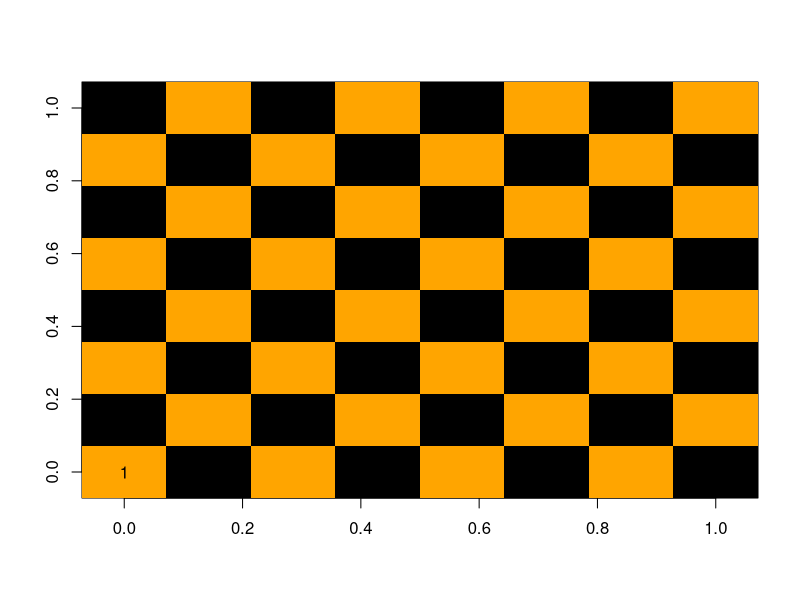
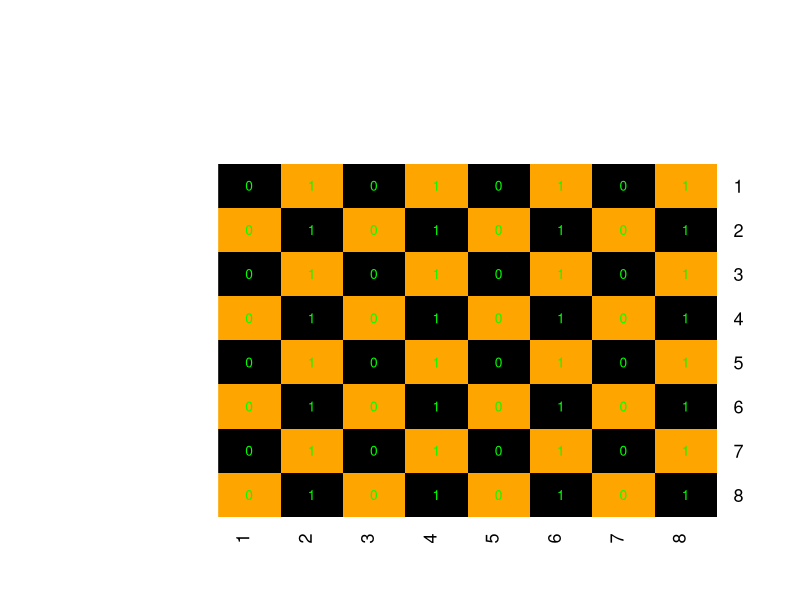
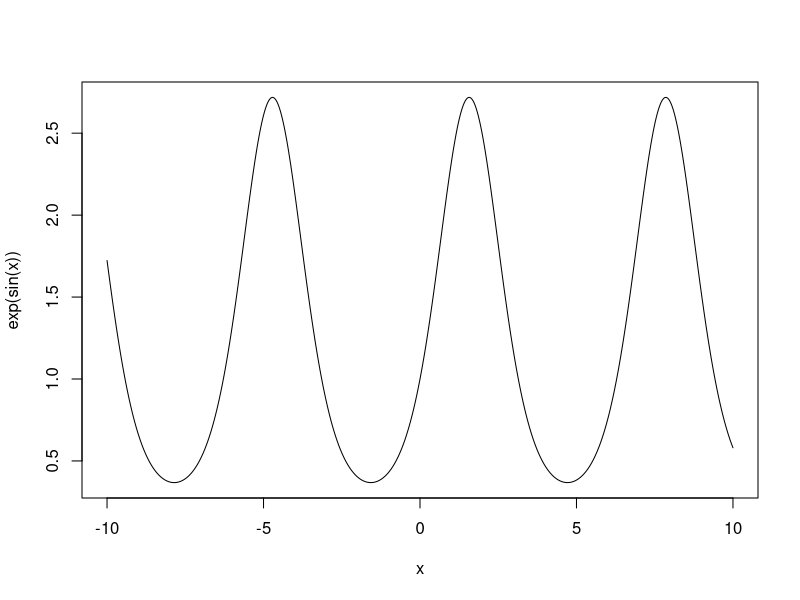

R code for these plots, in order:
board <- matrix(rep(c(rep(0:1,4), rep(1:0,4)),4), nrow=8)
image(board, col=c('orange', 'black'))
text(0,0, 1)
library(gplots)
heatmap.2(board,
          cellnote = matrix(rep(0:1,32),nrow=8, byrow=TRUE),
          notecol="green",      # change font color of cell labels to black
          density.info="none",  # turns off density plot inside color legend
          trace="none",         # turns off trace lines inside the heat map
          col=c('black','orange'),       # use on color palette defined earlier
          dendrogram="none",
          key = FALSE,
          Rowv=NULL,
          Colv=NULL)   

compute_g <- function(n) {
  g <- rep(0, n)
  g[1] <- 0
  g[2] <- 1
  for (i in 3:n) {
    g[i] <- ifelse(i %% 2, g[i-1], g[i / 2] + i/2)
  }
  return(g)
}
compute_w <- function(n) {
  w <- rep(0, n)
  w[1] <- 1
  w[2] <- 1
  for (i in 3:n) {
    w[i] <- ifelse(i %% 2, w[i-1]+1, w[i / 2])
  }
  return(w)
}
g <- compute_g(65)
#compute_w(65)
for (x in g) {
  x <- rev(intToBits(x))
  x <- paste(as.integer(x), collapse = "")
  print(x)
}

g_func <- function(n) {
  return (ifelse(n == 1, 0, ifelse(n == 2, 1, ifelse(n %% 2, g_func(n-1), g_func(n/2) + n/2))))
}

w_func <- function(n) {
  return (ifelse(n == 1, 1, ifelse(n == 2, 1, ifelse(n %% 2, w_func(n-1)+1, w_func(n/2)))))
}

b_func <- function(n) {
  return (ifelse(n == 0, '', ifelse(n %% 2, paste0(b_func(n%/%2),'1'), paste0(b_func(n%/%2),'0'))))
}

for (n in 1:65) {
  print(paste(paste(as.integer(rev(intToBits(n))), collapse = ""), paste(as.integer(rev(intToBits(g_func(n)))), collapse = "")))
}

for (n in 1:65) {
  print(paste(paste(as.integer(rev(intToBits(n))), collapse = ""), b_func(n)))
}

for (n in 1:65) {
  print(paste(g_func(n), n-w_func(n)))
}

for (k in 0:7) {
  print(paste(b_func(1152921504606846987), b_func(k)))
}

n <- base::strtoi('10000000000000011', base = 2)
print(paste(paste(as.integer(rev(intToBits(n))), collapse = ""), paste(as.integer(rev(intToBits(g_func(n)))), collapse = "")))

d <- base::strtoi('10000000000000011', base = 2)
g <- compute_g(d)
g[d]
paste(as.integer(rev(intToBits(g[d]))), collapse = "")
#Vectorize(compute_w)(Vectorize(compute_g)(65))

n <- 20
k <- 0:20
sum(k**2*choose(n, k))
n*(n+1)*2^(n-2)


#plot(compute_g(65), compute_w(65), pch=19)

x <- seq(-10,10,0.01)
plot(x, exp(sin(x)), type='l')
